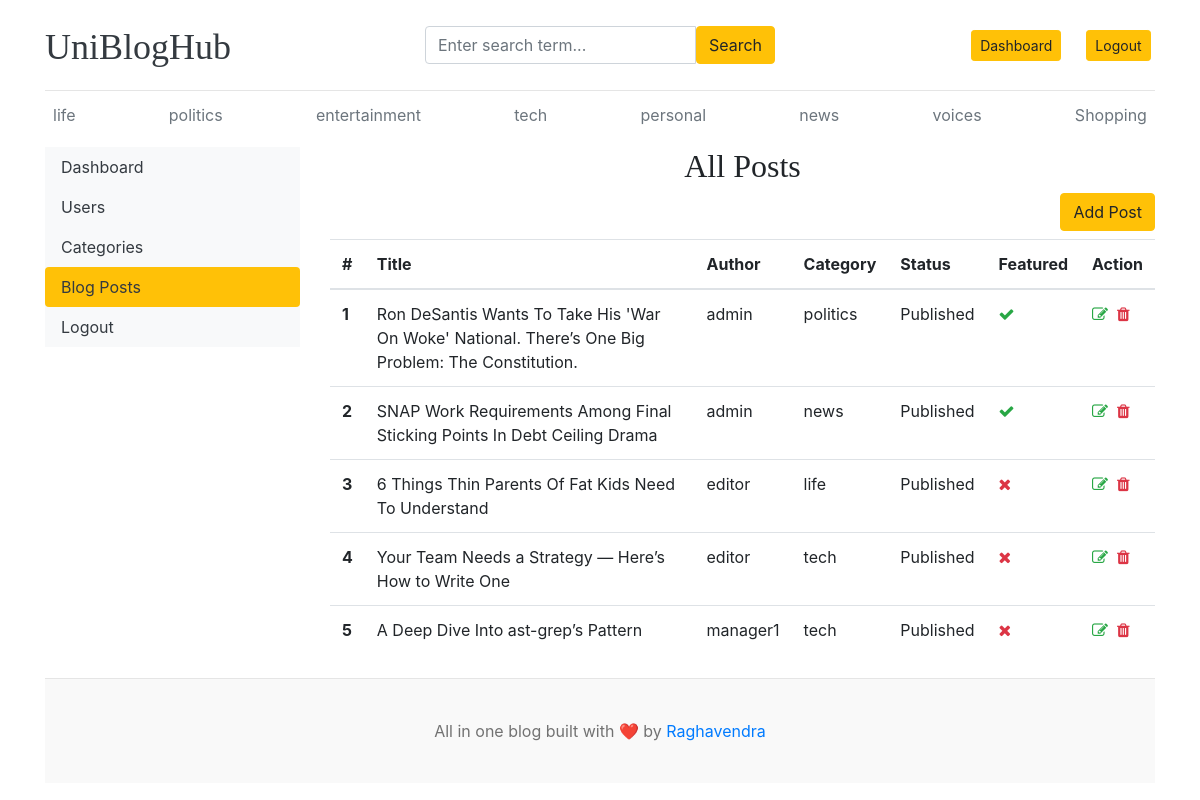
Before: /dashboard/posts (signed in) with the older database file.
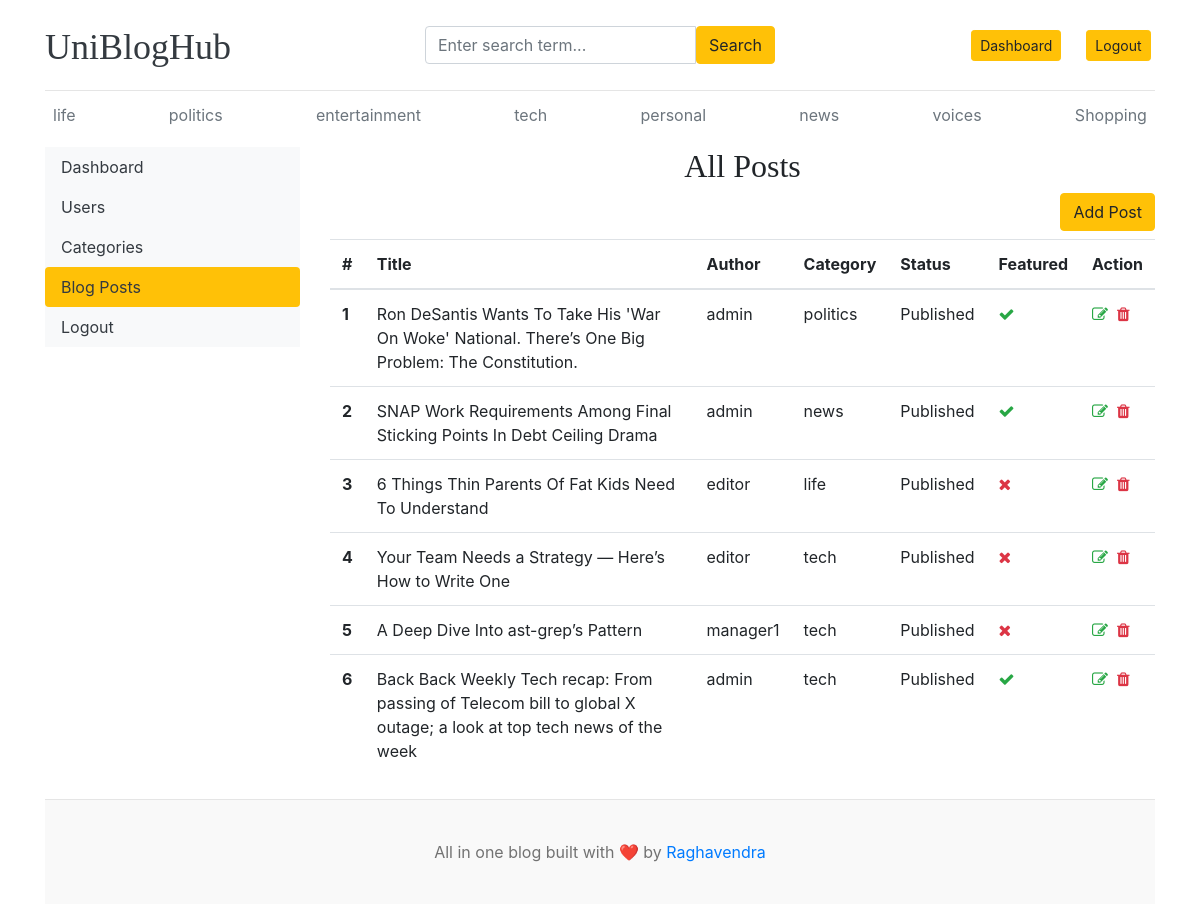
After: the same page with the newer database file.
### blog_app/models.py (models this page shows, shortened)
class TimeStampedModel(models.Model):
    created_at = models.DateTimeField(auto_now_add=True)
    updated_at = models.DateTimeField(auto_now=True)
    class Meta:
        abstract = True

class Category(TimeStampedModel):
    name = models.CharField(max_length=50, unique=True)
    class Meta:
        verbose_name_plural = "categories"
    def __str__(self):
        return self.name

class Blog(TimeStampedModel):
    title = models.CharField(max_length=500)
    slug = models.SlugField(max_length=500, unique=True)
    category = models.ForeignKey(
        Category, on_delete=models.CASCADE, related_name="blogs"
    )
    author = models.ForeignKey(User, on_delete=models.CASCADE)
    featured_image = models.ImageField(upload_to="uploads/%Y/%m/%d")
    short_description = models.TextField(max_length=2000)
    blog_body = models.TextField(max_length=5000)
    status = models.CharField(max_length=20, choices=STATUS_CHOICE, default="Draft")
    is_featured = models.BooleanField(default=False)

### dashboard/views.py (the view)
# urls.py: path("posts", DashboardPosts.as_view(), name="dashboard_posts"),
@method_decorator(login_required, name="dispatch")
@method_decorator(editor_or_admin_required, name="dispatch")
class DashboardPosts(TemplateView):
    template_name = "dashboard/posts/dashboard_posts.html"
    def get_context_data(self, **kwargs):
        context = super().get_context_data(**kwargs)
        posts = Blog.objects.all()
        context["posts"] = posts
        return context

### blog_app/context_processors.py (called while the page is built)
def get_categories(request):
    categories = Category.objects.all()
    social_apps = SocialLink.objects.all()
    return dict(
        tags=categories, social_apps=social_apps
    )  # This function only return the dictionary

### dashboard/permission_decorator.py (called while the page is built)
def editor_or_admin_required(function=None):
    actual_decorator = user_passes_test(
        lambda u: u.is_superuser
        or u.groups.filter(name__in=["Blog writer", "Manager"]).exists(),
        login_url="/dashboard/no-permission/",
        redirect_field_name=None,
    )
    return actual_decorator(function) if function else actual_decorator

### templates/dashboard/posts/dashboard_posts.html (shortened to what this page needs)
{% extends 'base.html' %}
{% block body_block %}
<div class="row">
    {% include 'dashboard/sidebar.html' %}
    <div class="col-md-9">
            <h2 style="text-align: center;">All Posts</h2>
            <a href="{% url 'dashboard_add_post' %}" class="btn btn-warning mb-2 float-right">Add Post</a>
            <table class="table table-hover">
                <thead>
                  <tr>
                    <th scope="col">#</th>
                    <th scope="col">Title</th>
                    <th scope="col">Author</th>
                    <th scope="col">Category</th>
                    <th scope="col">Status</th>
                    <th scope="col">Featured</th>
                    <th scope="col">Action</th>
                  </tr>
                </thead>
                <tbody>
                {% for post in posts %}
                <tr>
                    <th scope="row">{{forloop.counter}}</th>
                    <td>{{post.title}}</td>
                    <td>{{post.author}}</td>
                    <td>{{post.category}}</td>
                    <td>{{post.status}}</td>
                    <td>{% if post.is_featured %} <i class="fa fa-check text-success"></i>{% else %}<i class="fa fa-times text-danger"></i>{% endif %}</td>
                    <td>
                        <a href="{% url 'dashboard_edit_post' post.id %}"><i class="fa fa-edit text-success"></i></a>&nbsp;
                        <a href="{% url 'delete_post' post.id %}"><i class="fa fa-trash text-danger"></i></a>
                    </td>
                </tr>
                {% endfor %}
                </tbody>
              </table>
    </div>
</div>
{% endblock %}

### templates/base.html (shortened to what this page needs)
{% load static %}
<!DOCTYPE html>
<html lang="en">
<head>
    <link href="https://getbootstrap.com/docs/4.0/dist/css/bootstrap.min.css" rel="stylesheet">
    <link href="{% static 'css/blog.css' %}" rel="stylesheet">
    <link rel="stylesheet" href="https://cdnjs.cloudflare.com/ajax/libs/font-awesome/4.7.0/css/font-awesome.min.css">
  </head>
<body>
    <div class="container">
        <header class="blog-header py-3">
          <div class="row flex-nowrap justify-content-between align-items-center">
            <div class="col-4 pt-1">
              <a class="blog-header-logo text-dark" href="/"> UniBlogHub </a>
            </div>
            <div class="col-4">
              <form action="{% url 'search_category' %}" method="GET">
                <div class="input-group">
                  <input class="form-control" name="keyword" type="text" placeholder="Enter search term..." aria-label="Enter search term..." aria-describedby="button-search" />
                  <button class="btn btn-warning" id="button-search" type="submit">Search</button>
              </div>
              </form>
            </div>
            <div class="col-4 d-flex justify-content-end align-items-center">
              {% if not user.is_authenticated %}
                <a class="btn btn-sm btn-warning" href="{% url 'login_user' %}">Login</a> &nbsp;
                <a class="btn btn-sm btn-outline-secondary" href="{% url 'register_user' %}">Register</a>
              {% else %}
            <a class="btn btn-sm btn-warning" href="{% url 'dashboard' %}">Dashboard </a>&nbsp;
              <a class="btn btn-sm btn-warning" href="{% url 'logout_user' %}">Logout</a> &nbsp;
              {% endif %}
            </div>
          </div>
        </header>
        <div class="nav-scroller py-1 mb-2">
          <nav class="nav d-flex justify-content-between">
            {% for tag in tags %}
                <a class="p-2 text-muted" href="{% url 'post_by_category' tag.id %}">{{tag}}</a>
            {% endfor%}
          </nav>
        </div>
    {% block body_block %}{% endblock %}
<footer class="blog-footer mt-2">
    <p>All in one blog built with ❤️ by <a href="#">Raghavendra</a></p>
</footer>
</body>
</html>

Changed rows visible on the page:
added Blog: title "Back Back Weekly Tech recap: From passing of Telecom bill to global X outage; a look at top tech news of the week", author "admin", category "tech", status "Published", is_featured True (drawn)
